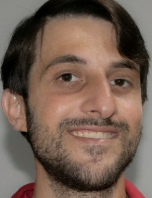
#> input picture test_images/lucas_linkd.png, 152 x 198 px
$ jupyter execute --allow-errors png_to_jpg.ipynb
#> lines starting #> are read from the running program, lines starting #| are printed output that depends on the picture
[cell 1]
from PIL import Image
import numpy as np
#png = Image.open('test_images/lucas_linkd.png')
#> (the rest of this cell did not finish here and is left out)

[cell 2]
def get_image(image_path, width, height):
    """
    Read image from image_path
    :param image_path: Path of image
    :param width: Width of image
    :param height: Height of image
    :return: Image data
    """
#> called with image_path = 'test_images/lucas_linkd.png', width = 128, height = 128

    image = Image.open(image_path)
#> image is the input picture: PIL image 152x198 RGBA; mean R, G, B, A 115.4, 94.3, 81.9, 255
    if np.array(image).shape==4:
        image = np.array(image)[:,:,:3]
        image = Image.fromarray(image)
    if image.size != (width, height):  # HACK - Check if image is from the CELEBA dataset
        # Remove most pixels that aren't part of a face
        face_width = face_height = 128
        j = (image.size[0] - face_width) // 2
#> j = 12
        i = (image.size[1] - face_height) // 2
#> i = 35
        image = image.crop([j, i, j + face_width, i + face_height])
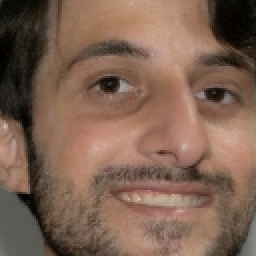
#> image: PIL image 128x128 RGBA (shown 2 times larger); mean R, G, B, A 126.7, 98.1, 82, 255

    return image

[cell 3]
png = get_image('test_images/lucas_linkd.png', 128, 128)
png.load() # required for png.split()

background = Image.new("RGB", png.size, (255, 255, 255))
#> background: PIL image 128x128 RGB; every value is 255
background.paste(png, mask=png.split()[3]) # 3 is the alpha channel

background = background.resize((64,64), Image.BICUBIC)
#> background: PIL image 64x64 RGB
#np.array(background).
background.save('./test_images/lucas_LR.jpg', 'JPEG', quality=80)

[cell 4]
image = Image.open('./test_images/lucas1.png').resize((64,64), Image.BICUBIC)
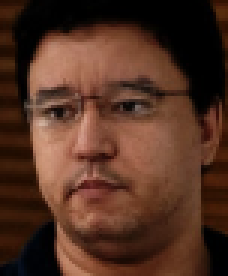
#> input picture test_images/lucas1.png, 76 x 92 px (shown 3 times larger)
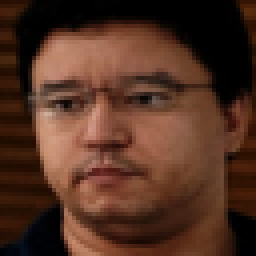
#> image: PIL image 64x64 RGBA (shown 4 times larger); mean R, G, B, A 82.9, 49.9, 35.1, 255
